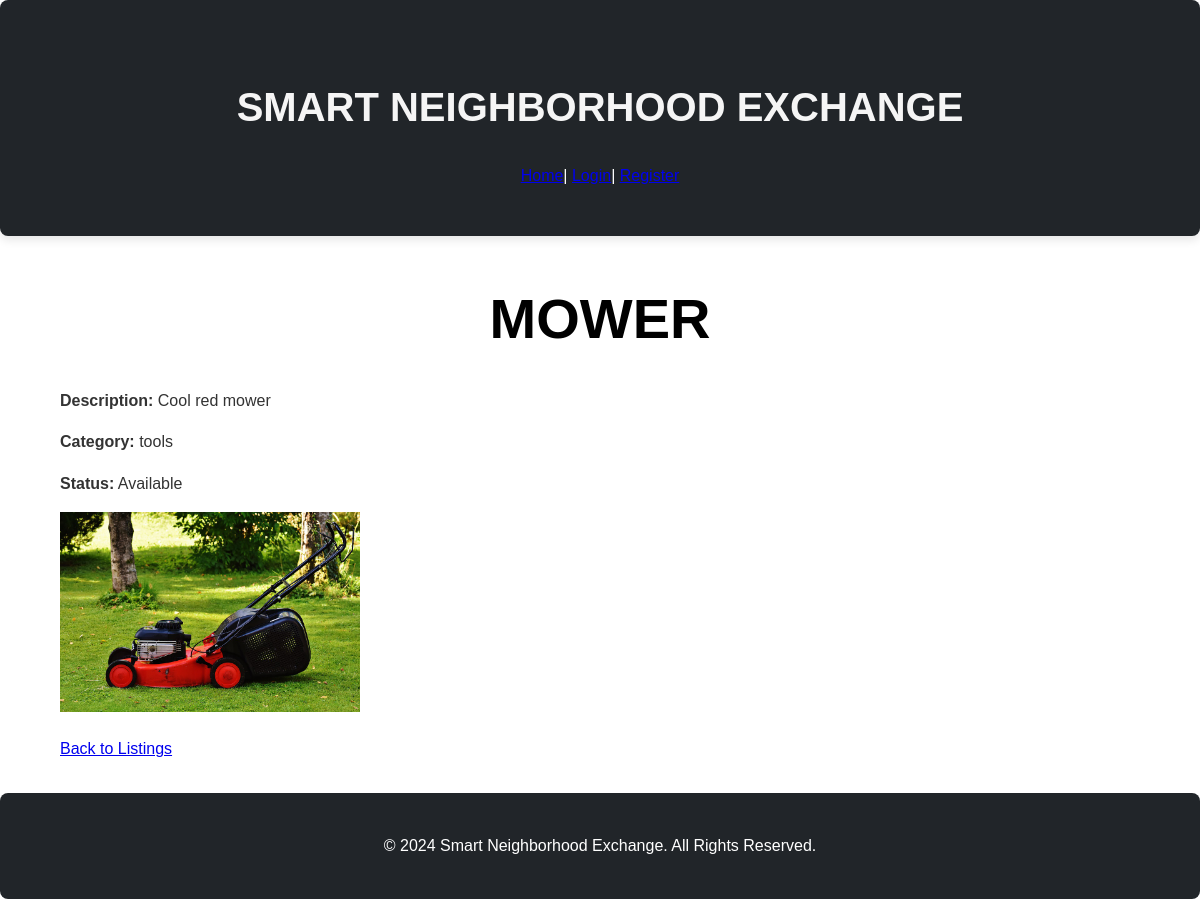
The page /view_item/1 on the database its author committed.
### tables this page shows
CREATE TABLE listings (
    id INTEGER PRIMARY KEY AUTOINCREMENT,
    user_id INTEGER NOT NULL,
    title TEXT NOT NULL,
    description TEXT NOT NULL,
    category TEXT NOT NULL,
    status TEXT DEFAULT 'available',
    date_posted TEXT NOT NULL,
    image_url TEXT,
    FOREIGN KEY (user_id) REFERENCES users (id)
);

### app.py (the view)
@app.route('/view_item/<int:item_id>', methods=['GET'])
def view_item(item_id):
    conn = get_db_connection()
    item = conn.execute('SELECT * FROM listings WHERE id = ?', (item_id,)).fetchone()
    conn.close()
    if not item:
        flash('Item not found.', 'error')
        return redirect(url_for('listings'))
    return render_template('view_item.html', item=item)

### app.py (called while the page is built)
def get_db_connection():
    conn = sqlite3.connect('birthdays.db')  # SQLite database file
    conn.row_factory = sqlite3.Row  # Enables dictionary-like access
    return conn

### templates/view_item.html (shortened to what this page needs)
{% extends "layout.html" %}
{% block body %}
    <div class="container">
        <h1>{{ item['title'] }}</h1>
        <p><strong>Description:</strong> {{ item['description'] }}</p>
        <p><strong>Category:</strong> {{ item['category'] }}</p>
        <p><strong>Status:</strong> {{ 'Available' if item['status'] == 'available' else 'Unavailable' }}</p>
        {% if item['image_url'] %}
        <img src="{{ url_for('static', filename='images/' + item['image_url']) }}" alt="{{ item['title'] }}" width="300">
        {% endif %}
        <p><a href="{{ url_for('listings') }}">Back to Listings</a></p>
    </div>
{% endblock %}

### static/styles.css (style rules this page uses)
body { background-color: #fff; color: #333; font-size: 1rem; font-weight: 400; line-height: 1.6; margin: 0; text-align: left; font-family: 'Arial', sans-serif; }
.container { margin-left: auto; margin-right: auto; padding: 0 20px; width: 90%; }
h1 { font-family: 'Montserrat', sans-serif; font-size: 3.5rem; font-weight: 700; color:black; margin-bottom: 1.5rem; text-transform: uppercase; text-align: center; }

### rows shown on the page
listings: title "MOWER", description "Cool red mower", category "tools", status "Available", image_url (picture)
